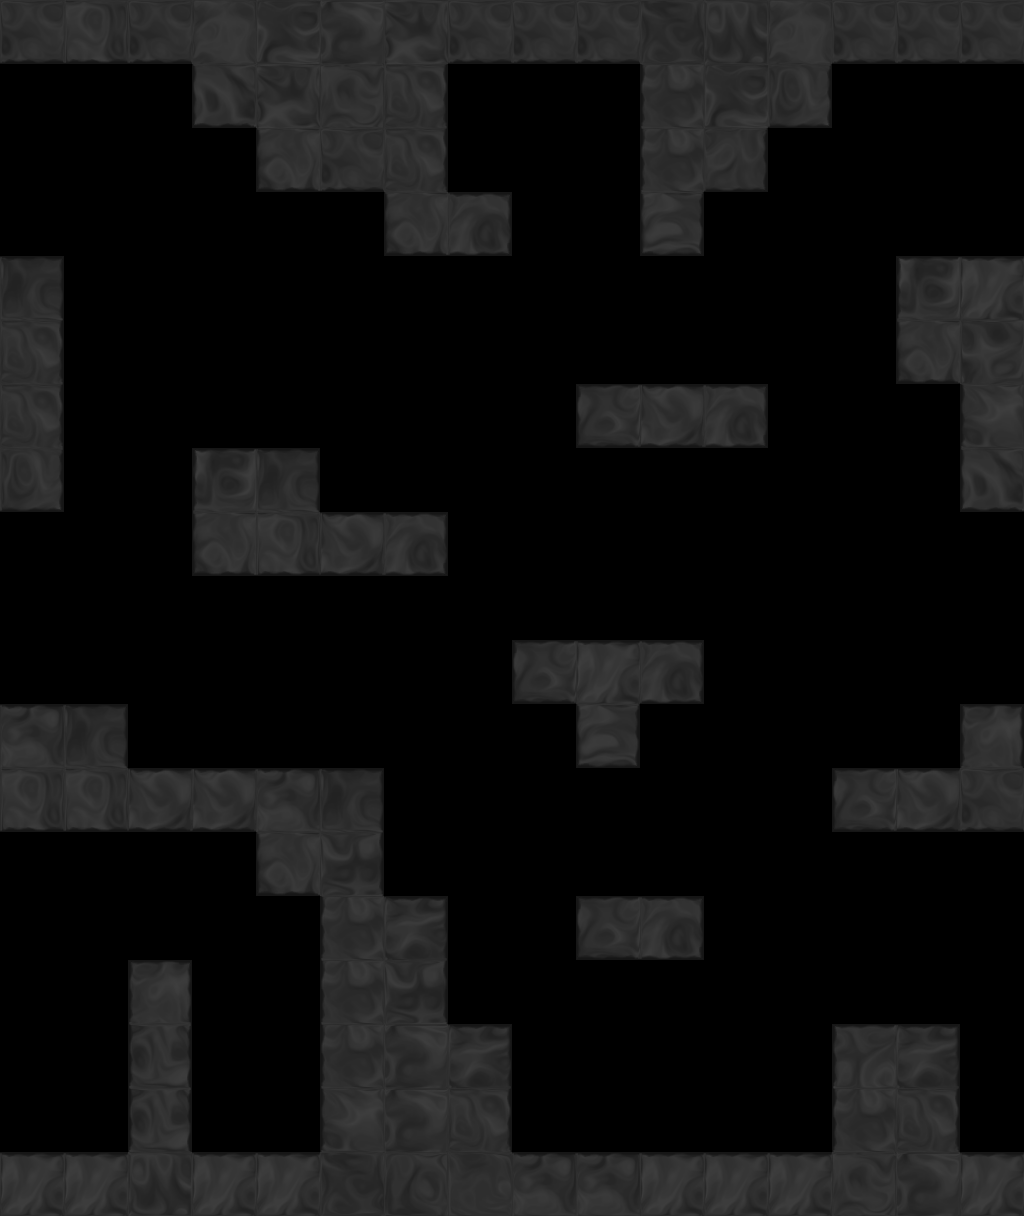

A 2D game scene composited from a Tiled map and its tileset images. What follows is a short description and the map's XML, with every tile layer's data as written:
An orthogonal 16x19 tile map with 64x64 px tiles, 1 tile layer (tile), 1 hidden layer not drawn, 6 tilesets and 9 objects (4x AlienPath, 2x Portal, 2x DoorBlack, AlienRed).

<map version="1.0" orientation="orthogonal" width="16" height="19" tilewidth="64" tileheight="64">
 <properties>
  <property name="bg" value="bg5" />
  <property name="bgParallaxX" value=".6" />
  <property name="bgParallaxY" value=".6" />
  <property name="music" value="level_white" />
  <property name="worldWrap" value="true" />
 </properties>
 <tileset firstgid="1" source="tiles/black_tiles.tsx" />
 <tileset firstgid="50" source="tiles/glass_tiles.tsx" />
 <tileset firstgid="99" source="tiles/black_indestructable.tsx" />
 <tileset firstgid="149" source="tiles/sand_tiles.tsx" />
 <tileset firstgid="157" source="tiles/white_tiles.tsx" />
 <tileset firstgid="206" source="tiles/mixed_tiles.tsx" />
 <layer name="backTile" width="16" height="19" visible="0">
  <data encoding="csv">
0,0,0,0,0,0,0,0,0,0,0,0,0,0,0,0,
0,0,0,0,0,0,0,0,0,0,0,0,0,0,0,0,
0,0,0,0,0,0,0,0,0,0,0,0,0,0,0,0,
0,0,0,0,0,0,0,0,0,0,0,0,0,0,0,0,
0,0,0,0,0,0,0,0,0,0,0,0,0,0,0,0,
0,0,0,0,0,0,0,0,0,0,0,0,0,0,0,0,
0,0,0,0,0,0,0,0,0,0,0,0,0,0,0,0,
0,0,0,0,0,0,0,0,0,0,0,0,0,0,0,0,
0,0,0,0,0,0,0,0,0,0,0,0,0,0,0,0,
0,0,0,0,0,0,0,0,0,0,0,0,0,0,0,0,
0,0,0,0,0,0,0,0,0,0,0,0,0,0,0,0,
0,0,0,0,0,0,0,0,0,0,0,0,0,0,0,0,
0,0,0,0,0,0,0,0,0,0,0,0,0,0,0,0,
0,0,0,0,0,0,0,0,0,0,0,0,0,0,0,0,
0,0,0,0,0,0,0,0,0,0,0,0,0,0,0,0,
0,0,0,0,0,0,0,0,0,0,0,0,0,0,0,0,
0,0,0,0,0,0,0,0,0,0,0,0,0,0,0,0,
0,0,0,0,0,0,0,0,0,0,0,0,0,0,0,0,
0,0,0,0,0,0,0,0,0,0,0,0,0,0,0,0
</data>
 </layer>
 <objectgroup name="obj" width="16" height="19">
  <object type="Portal" x="480" y="96" width="64" height="64">
   <properties>
    <property name="mapTo" value="roplates3" />
    <property name="right" value="true" />
   </properties>
   <ellipse />
  </object>
  <object type="DoorBlack" x="512" y="192" width="128" height="64">
   <properties>
    <property name="autoClose" value="true" />
    <property name="cannotOpen" value="true" />
   </properties>
  </object>
  <object type="Portal" x="224" y="1056" width="64" height="64">
   <properties>
    <property name="mapTo" value="slider3" />
    <property name="right" value="false" />
   </properties>
   <ellipse />
  </object>
  <object type="DoorBlack" x="192" y="960" width="128" height="64" />
  <object type="AlienRed" x="66" y="612" />
  <object type="AlienPath" x="120" y="656">
   <polyline points="0,-30 4,-306 306,-282 712,-384 740,-40 612,142 690,274 626,418 464,408 356,154 280,32 2,-28" />
  </object>
  <object type="AlienPath" x="426" y="374">
   <polyline points="0,0 120,154 432,240" />
  </object>
  <object type="AlienPath" x="544" y="526">
   <polyline points="0,0 -144,160" />
  </object>
  <object type="AlienPath" x="474" y="812">
   <polyline points="4,-1 256,-14" />
  </object>
 </objectgroup>
 <layer name="tile" width="16" height="19">
  <data encoding="csv">
31,38,31,6,42,49,3,31,31,31,35,4,6,31,31,31,
0,0,0,30,3,21,25,0,0,0,23,42,39,0,0,0,
0,0,0,0,37,31,25,0,0,0,23,32,0,0,0,0,
0,0,0,0,0,0,37,40,0,0,47,0,0,0,0,0,
18,0,0,0,0,0,0,0,0,0,0,0,0,0,9,10,
25,0,0,0,0,0,0,0,0,0,0,0,0,0,37,5,
25,0,0,0,0,0,0,0,0,46,45,40,0,0,0,22,
39,0,0,9,18,0,0,0,0,0,0,0,0,0,0,30,
0,0,0,37,38,45,40,0,0,0,0,0,0,0,0,0,
0,0,0,0,0,0,0,0,0,0,0,0,0,0,0,0,
0,0,0,0,0,0,0,0,46,10,40,0,0,0,0,0,
17,18,0,0,0,0,0,0,0,47,0,0,0,0,0,33,
38,38,45,45,17,18,0,0,0,0,0,0,0,46,45,31,
0,0,0,0,37,26,0,0,0,0,0,0,0,0,0,0,
0,0,0,0,0,23,11,0,0,46,40,0,0,0,0,0,
0,0,33,0,0,23,26,0,0,0,0,0,0,0,0,0,
0,0,44,0,0,23,49,11,0,0,0,0,0,16,11,0,
0,0,44,0,0,22,49,25,0,0,0,0,0,23,25,0,
10,10,4,10,10,35,28,7,17,17,10,10,10,21,49,10
</data>
 </layer>
 <objectgroup name="front" width="16" height="19" />
</map>
